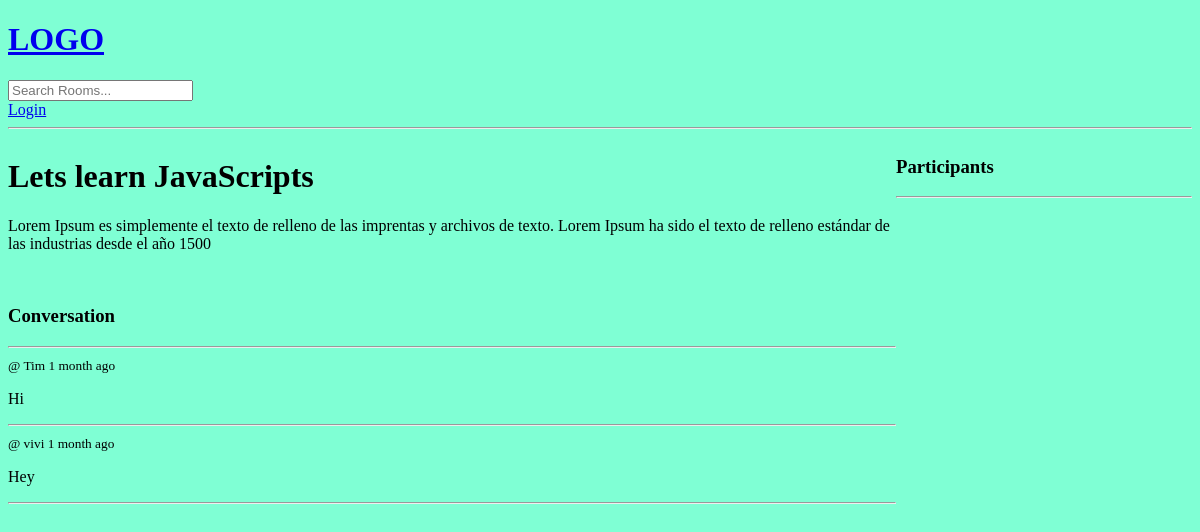
Page /room_page/1/ on the earlier database version.
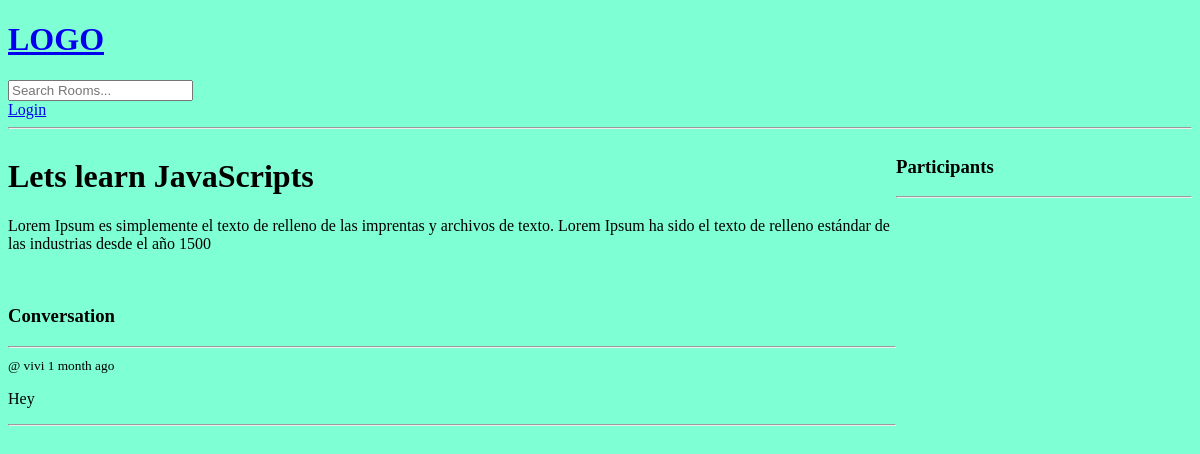
Same page on the later database version.
### base/models.py (models this page shows, shortened)
class  Message(models.Model):
  room = models.ForeignKey(Room, on_delete= models.CASCADE)
  user = models.ForeignKey(User,on_delete=models.CASCADE)
  body = models.TextField()
  updated=models.DateTimeField(auto_now=True)
  created=models.DateTimeField(auto_now_add=True)
  class Meta:
    ordering=[ '-updated', '-created']

### base/views.py (the view, shortened to what this page needs)
# urls.py: path("room_page/<str:pk>/", views.room, name="room"),
def room(request,pk):
    room=Room.objects.get(id=pk)
    room_messages=room.message_set.all().order_by('-created')
    participants=room.participants.all()
    context = {'room': room, 'room_messages': room_messages, 'participants':participants}
    return  render (request,'base/room.html', context)

### base/templates/base/room.html (shortened to what this page needs)
{% extends "main.html" %} {% block content %}
<div class="room-container">
  <div>
    <h1>{{room.name}}</h1>
    <p>{{room.description}}</p>
    <br />
    <div class="comment-wrapper">
      <h3>Conversation</h3>
      <hr />
      {% for message in room_messages %}
      <div>
        <small>@ {{message.user}} {{message.created|timesince}} ago</small>
        <p>{{message.body}}</p>
        <hr />
      </div>
      {% endfor %}
    </div>
  </div>
  <div>
    <div>
      <h3>Participants</h3>
      <hr />
    </div>
  </div>
</div>
{% endblock content %}

Differences in the rows shown:
removed Message: user "Tim", created "1 month", body "Hi"
